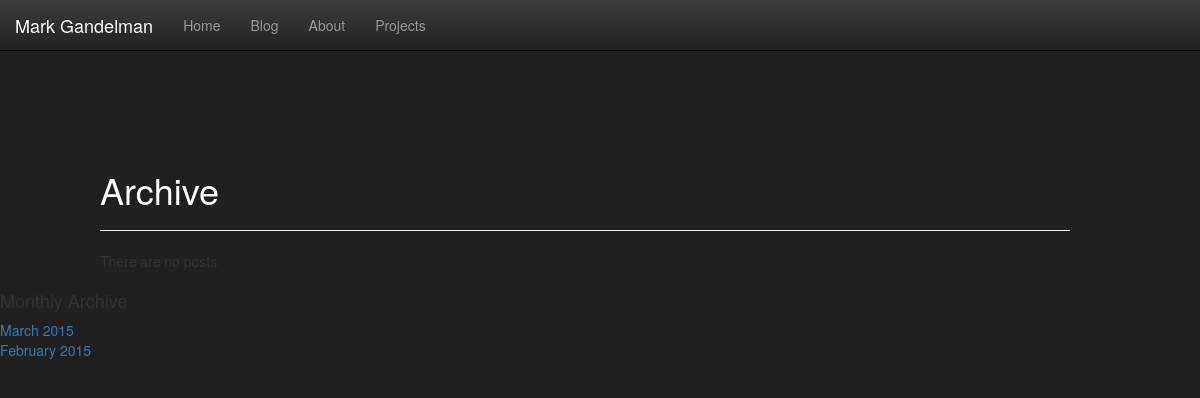
Page /blog/month/2015/3/ on the earlier database version.
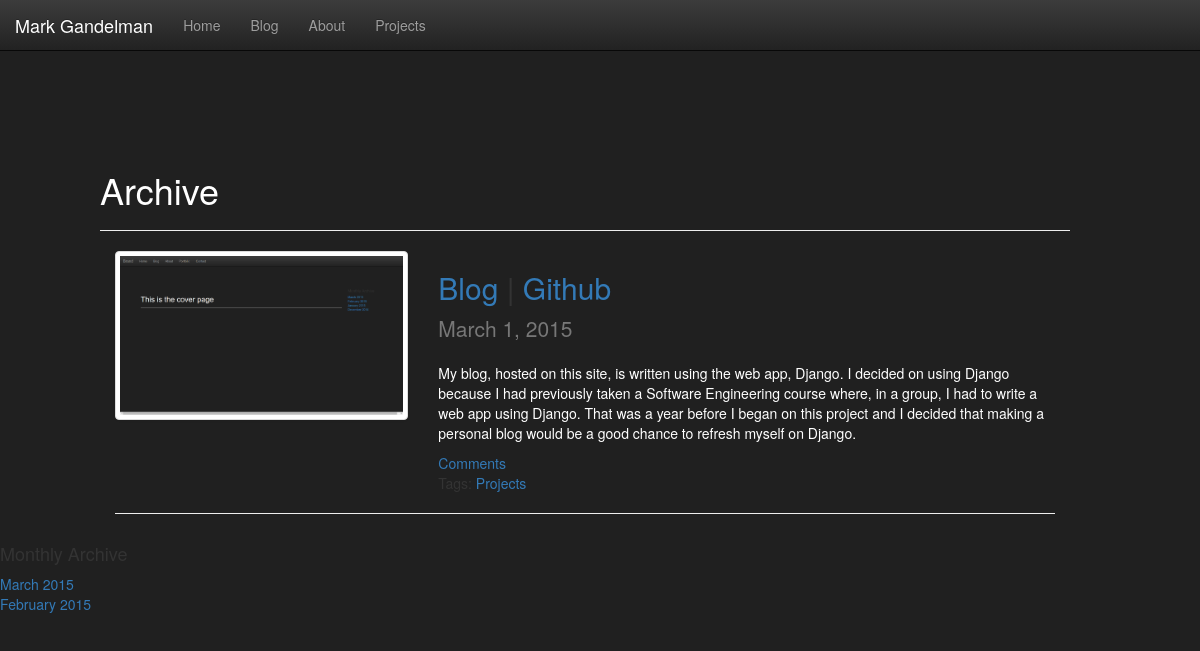
Same page on the later database version.
### blog/models.py (models this page shows, shortened)
class Post(models.Model):
	title = models.CharField(max_length=100, unique=True)
	slug = models.SlugField(max_length=100, unique=True)
	body = models.TextField()
	posted = models.DateField(db_index=True, auto_now_add=True)
	tag = models.ForeignKey('blog.Tag')
	url = models.CharField(max_length=100, unique=True, null=True, blank=True)
	link = models.CharField(max_length=100, unique=True, null=True, blank=True)
	image = models.ImageField(upload_to='images/blog/', null=True,blank=True)
	thumbnail = models.BooleanField(default=False, blank=True)

class Tag(models.Model):
	title = models.CharField(max_length=100, db_index=True)
	slug = models.SlugField(max_length=100, db_index=True)
	def __str__(self):
		return self.title

### blog/views.py (the view)
# urls.py: url(r'^month/(\d+)/(\d+)/$',views.month, name= "month"),
def month(request, year, month):
	posts = Post.objects.filter(posted__year=year, posted__month=month)
	return render(request, "blog/month.html", {'posts':posts, 'months' : mkmonths()})

### blog/views.py (called while the page is built)
def mkmonths():
	if not Post.objects.count():
		return []
	year, month = time.localtime()[:2]
	first = Post.objects.order_by("posted")[0]
	first_year = first.posted.year
	first_month = first.posted.month
	months = []
	for y in range(year, first_year-1,-1):
		start = 12
		end = 0
		if y == year:
			start = month
		if y == first_year:
			end = first_month-1
		for m in range(start, end, -1):
			months.append((y,m,month_name[m]))
	return months

### templates/blog/month.html (shortened to what this page needs)
{% extends 'blog/base.html' %}
{% block content %}
<h1 style="color:white">Archive</h1>
<hr />
	{% if posts %}
			{% for post in posts %}
			{% if post.image %}
				<div class="col-md-4">
                    <img src="{{MEDIA_URL}}{{post.image}}" class="img-thumbnail" alt="Thumbnail Image"/>
                </div>
                <div class="col-md-8">
                <article>
                   <h2><a href = "/blog/view_post/{{post.slug}}">{{post.title}}</a> | <a href={{post.url}}>{{post.link}}</a></h2>
                    <p class="lead text-muted">{{post.posted}}</p>
                    <p style="color:white" class="content">{{post.body}}</p>
                    <div class="commentlink"><a href="/blog/view_post/{{post.slug}}">Comments</a></div>
                    <div class="taglink">Tags: <a href="/blog/tag/{{post.tag.slug}}">{{post.tag}}</a></div>
                </article>
                </div>
                <div class="col-md-12">
                <hr />
                </div>
            {% endif %}
			{% endfor %}
	{% else %}
		<p>There are no posts</p>
	{% endif %}
{% endblock%}

### templates/blog/base.html (shortened to what this page needs)
<!DOCTYPE html>
{% load static %}
<html>
	<head>
        <link href="{% static 'css/bootstrap-fluid-adj.css' %}" rel="stylesheet">
        <link href="{% static 'css/bootstrap.min.css' %}" rel="stylesheet" media="screen">
        <link href="{% static 'css/bootstrap-responsive.css' %}" rel="stylesheet">
        <link href="{% static 'css/bootstrap-theme.min.css' %}" rel="stylesheet">
	</head>
	<body style="background: #202020;">
    <header>
    <nav role="navigation" class="navbar navbar-inverse navbar-fixed-top">
        <div class="navbar-header">
            <a href="/blog/" class="navbar-brand">Mark Gandelman</a>
        </div>
        <div id="navbarCollapse" class="collapse navbar-collapse">
            <ul class="nav navbar-nav">
                <li><a href="/blog/">Home</a></li>
                <li><a href="/blog/blog/">Blog</a></li>
              <li><a href="/blog/about/">About</a></li>
              <li><a href="/blog/tag/projects">Projects</a></li>
            </ul>
        </div>
    </nav>
    </header>
    <div id="body" style="padding-top:80px;">
      <div class="row">
        <div class="span10 offset1" >
        <div class="padded">
          {% block content%}
          {% endblock %}
            </div>
        </div>
        <div class="span2">
        <div class="padded">
          <div class="sidebar-module sidebar-module-inset">
            <div class="sidebar-module">
                <h4>Monthly Archive</h4>
                <ol class="list-unstyled">
                  {% for month in months %}
                    <a href="/blog/month/{{month.0}}/{{month.1}}/">{{ month.2 }} {{month.0}}</a> <br />
                {% endfor %}
                </ol>
              </div>
        </div>
        </div>
        </div>
      </div>
    </div>
	</body>
</html>

Differences in the rows shown:
added Post: image (picture), title "Blog", link "Github", posted "March 1, 2015", body "My blog, hosted on this site, is written using the web app, Django. I decided on using Django because I had previously taken a Software Engineering course where, in a group, I had to write a web app using Django. That was a year before I began on this project and I decided that making a personal blog would be a good chance to refresh myself on Django.", tag "Projects"
